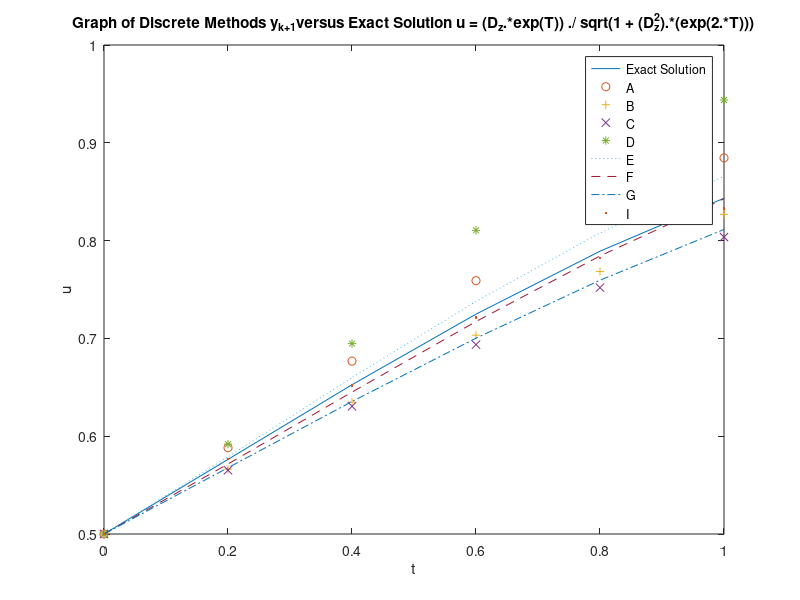

The MATLAB script that drew this image:
% Oxy NREUP Summer Research - Combustion Alt. Method
% Alexis Guevara

%{
This script numerically solves the IVP u'(t) = -u(t)^3 + u(t), u(0) = u_0 > 0
Domain is a<=t<b
True Solution is u(t) = (((u_0) / sqrt(1-(u_0^2))).*exp(T)) ./ sqrt(1 + (((u_0) / sqrt(1-(u_0^2)))^2).*(exp(2.*T)))
%}

format long

f1  = @(u) -u^3 + u;    % function
a   = 0; b  = 1;    % endpoints
u_0 = 0.5;    % initial condition
N_t   = input('Enter the number of partitions along the t-axis: ');
delta_t = (b-a)/N_t;
% where T = delta_t * N_t;
T = zeros(1,N_t+1);
T = a:delta_t:b;

% EXACT SOLUTION
D_z = (u_0) / sqrt(1-(u_0^2));
z = (D_z.*exp(T)) ./ sqrt(1 + (D_z^2).*(exp(2.*T)));

% UNITY APPROXIMATION SCHEMES

% METHOD 1 (u_{k+1} / u_{k}) 
% -> ORDER 1
A = zeros(1,N_t+1);
A(1) = 0.5;
for j = 1:N_t
    A(j+1) = A(j) / (1 + delta_t*(A(j)^2)-delta_t);
end
A(1) = 0.5;

% METHOD 2 (u_{k} / u_{k+1}) 
% -> ORDER 1
B = zeros(1,N_t+1);
B(1) = 0.5;
for j = 1:N_t
    B(j+1) = (1/2)*(sqrt((B(j)^2)*(1 - 4*delta_t*((B(j)^2) - 1))) + B(j));
end
B(1) = 0.5;

% METHOD 3 ((u_{k+1} - 1) / (u_{k} - 1)) 
% -> ORDER 1
C = zeros(1,N_t+1);
C(1) = 0.5;
for j = 1:N_t
    C(j+1) = (C(j)*(delta_t*C(j) + delta_t + 1))/(delta_t*C(j)*(C(j) + 1) + 1);
end
C(1) = 0.5;

% METHOD 4 ((u_{k} - 1) / (u_{k+1} - 1)) 
% -> ORDER 1 (IMAGINARY NUMBERS)
D = zeros(1,N_t+1);
D(1) = 0.5;
for j = 1:N_t
    D(j+1) = (1/2)*(-sqrt(-4*delta_t*(D(j)^4) + 4*delta_t*(D(j)^3) + 4*delta_t*(D(j)^2) - 4*delta_t*D(j) + (D(j)^2) - 2*D(j) + 1) + D(j) + 1);
end
D(1) = 0.5;

% METHOD 5 ((u_{k+1} + 1) / (u_{k} + 1))
% -> ORDER 1
E = zeros(1,N_t+1);
E(1) = 0.5;
for j = 1:N_t
    E(j+1) = (E(j)*(delta_t*(-E(j)) + delta_t + 1))/(delta_t*(E(j) - 1)*E(j) + 1);
end
E(1) = 0.5;

% METHOD 6 ((u_{k} + 1) / (u_{k+1} + 1))
% -> ORDER 1
F = zeros(1,N_t+1);
F(1) = 0.5;
for j = 1:N_t
    F(j+1) = (1/2)*(sqrt(-4*delta_t*(F(j)^4) - 4*delta_t*(F(j)^3) + 4*delta_t*(F(j)^2) + 4*delta_t*F(j) + (F(j)^2) + 2*F(j) + 1) + F(j) - 1);
end
F(1) = 0.5;

% METHOD 7 ( (u_{k+1}^{2} - 1) / (u_{k}^{2} - 1))
% -> ORDER 1
G = zeros(1,N_t+1);
G(1) = 0.5;
for j = 1:N_t
    G(j+1) = (sqrt(4*(delta_t^2)*(G(j)^2) + 4*delta_t*(G(j)^2) + 1) - 1)/(2*delta_t*G(j));
end
G(1) = 0.5;

% METHOD 8 ( (u_{k}^{2} - 1) / (u_{k+1}^{2} - 1))
% H

% METHOD 9 ( (u_{k+1}^{3} - u_{k+1}) / (u_{k}^{3} - u_{k}))
% -> ORDER 1   
I = zeros(1,N_t+1);
I(1) = 0.5;
for j = 1:N_t
    I(j+1) = ((27*(delta_t^2)*I(j) + sqrt(729*(delta_t^4)*(I(j)^2) + 108*((1 -delta_t)^3)*(delta_t^3)))^(1/3)/(3*2^(1/3)*delta_t)) - (2^(1/3)*(1 - delta_t))/(27*(delta_t^2)*I(j) + sqrt(729*(delta_t^4)*(I(j)^2) + 108*((1 - delta_t)^3)*(delta_t^3)))^(1/3);
end
I(1) = 0.5;


% PLOT OF EXACT SOLUTION & EACH INITIAL METHOD
plot(T,z,T,A,'o',T,B,'+',T,C,'x',T,D,'*',T,E,':',T,F,'--',T,G,'-.',T,I,'.')
title(['Graph of Discrete Methods y_{k+1}' ...
    'versus Exact Solution u = (D_z.*exp(T)) ./ sqrt(1 + (D_z^2).*(exp(2.*T)))'])
xlabel('t')
ylabel('u')
legend('Exact Solution','A','B','C','D','E','F','G','I')


%{
% PLOT ERRORS OF EACH INITIAL METHOD
error_stndrd  = abs(S - z); % STANDARD FINITE ERROR
plot(T,error_stndrd,'o')
title('Graph of Errors of Discrete Methods y_{k+1}')
xlabel('t')
ylabel('u')
legend('Standard')
%}


% COMPUTE ERRORS FOR EACH INITIAL METHOD
err_inf_method1 = norm(A - z,Inf); % L infinity error for Method 1
err_inf_method2 = norm(B - z,Inf); % L infinity error for Method 2
err_inf_method3 = norm(C - z,Inf); % L infinity error for Method 3
err_inf_method4 = norm(D - z,Inf); % L infinity error for Method 4
err_inf_method5 = norm(E - z,Inf); % L infinity error for Method 5
err_inf_method6 = norm(F - z,Inf); % L infinity error for Method 6
err_inf_method7 = norm(G - z,Inf); % L infinity error for Method 7

err_inf_method9 = norm(I - z,Inf); % L infinity error for Method 9


% STORE MAXIMUM ERROR
fid = fopen('CombustionAlt_Method1_Errors','a');
fprintf(fid, 'n=%f             \n', delta_t); 
fprintf(fid, 'err_inf_method1=%14.8e   \n', err_inf_method1);
fprintf(fid, 'err_inf_method2=%14.8e   \n', err_inf_method2);
fprintf(fid, 'err_inf_method3=%14.8e   \n', err_inf_method3);
fprintf(fid, 'err_inf_method4=%14.8e   \n', err_inf_method4);
fprintf(fid, 'err_inf_method5=%14.8e   \n', err_inf_method5);
fprintf(fid, 'err_inf_method6=%14.8e   \n', err_inf_method6);
fprintf(fid, 'err_inf_method7=%14.8e   \n', err_inf_method7);

fprintf(fid, 'err_inf_method9=%14.8e   \n', err_inf_method9);

fclose(fid);

